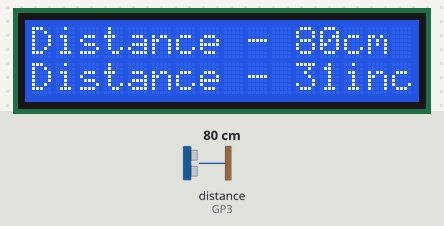
Simulated run of this program. Board: Raspberry Pi Pico running MicroPython. On the bench: 16×2 character LCD. Inputs (shaded band) come from the test bench; at power-on: distance to the obstacle (sensor on GP3) 80 cm. The echo pulse lasts 58.3 µs per cm; library files of the repository ran but are not shown: i2c_lcd.py, lcd_api.py.

Above: at 5.8 s.
5.9 s: distance to the obstacle (sensor on GP3) set to 299 cm
At 6.7 s:
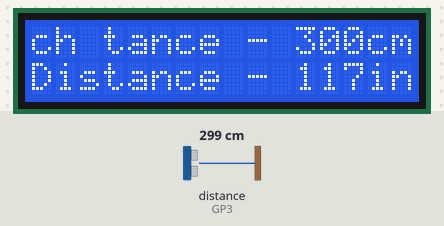
8.9 s: distance to the obstacle (sensor on GP3) set to 2 cm
At 9.18 s:
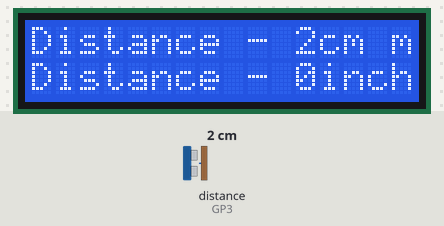
10.8 s: distance to the obstacle (sensor on GP3) set to 120 cm
At 11.5 s:
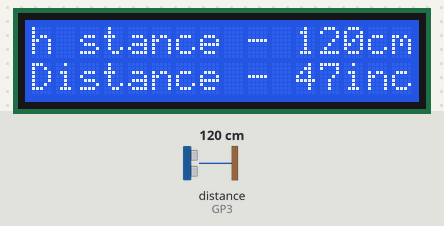
13.8 s: distance to the obstacle (sensor on GP3) set to 18 cm
At 14.08 s:
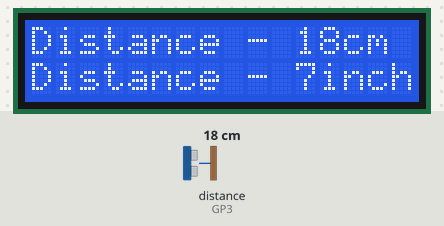
Timing chart, 0 to 16.8 s (numbered marks = the images above; inputs shaded):
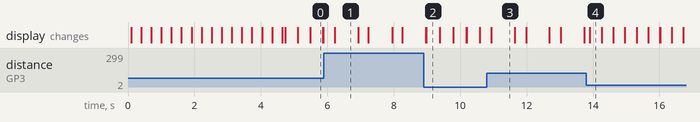

Measured:
- after the input at 5.9 s, the display: changes after 0.32 s (image 1)
- after the input at 8.9 s, the display: first changes after 0.06 s (image 2 shows a later state)
- after the input at 10.8 s, the display: changes after 0.14 s (image 3)
- after the input at 13.8 s, the display: changes after 0.11 s (image 4)
- what the display in image 1 shows lasts 0.7 s, from 6.2 s to 6.9 s
- what the display in image 2 shows lasts 0.4 s, from 9.0 s to 9.4 s

The program:

distance.py
```python
#Import the library files
from i2c_lcd import I2cLcd
from lcd_api import LcdApi
from machine import Pin,I2C
import time

Trig = Pin(2,Pin.OUT)#Include the Trig pin
Echo = Pin(3,Pin.IN)#Include the Echo pin

i2c = I2C(0,scl=Pin(5), sda=Pin(4), freq=100000)#Include the I2C pins
I2C_ADDR = i2c.scan()[0]#Scan I2C addres
lcd = I2cLcd(i2c, I2C_ADDR, 2, 16)#Initialize the I2C module

#Get the distance
def distance():
    Trig.value(0)
    time.sleep_us(4)
    Trig.value(1)
    time.sleep_us(10)
    Trig.value(0)

    while Echo.value() == 0:
       low = time.ticks_us()

    while Echo.value() == 1:
       high = time.ticks_us()

    t = high - low
    return t

#Start text
def startText():
    lcd.move_to(0,0)
    lcd.putstr("Distance Loading")
    for i in range(0,15):
        lcd.move_to(i,1)
        lcd.putstr(".")
        time.sleep(0.3)

startText()#Start text
lcd.clear()#Clear the display

while True:
    dis = distance()#Get the distance
    cm = dis/29/2#Time convert to the cm
    cm = int(cm)
    inch = dis/74/2#Time convert to the inch
    inch = int(inch)

    lcd.move_to(0,0)#Set the cursor
    lcd.putstr("Distance - ")
    lcd.putstr(str(cm)+ "cm ")#Print the distance

    lcd.move_to(0,1)
    lcd.putstr("Distance - ")
    lcd.putstr(str(inch)+ "inch ")
```
